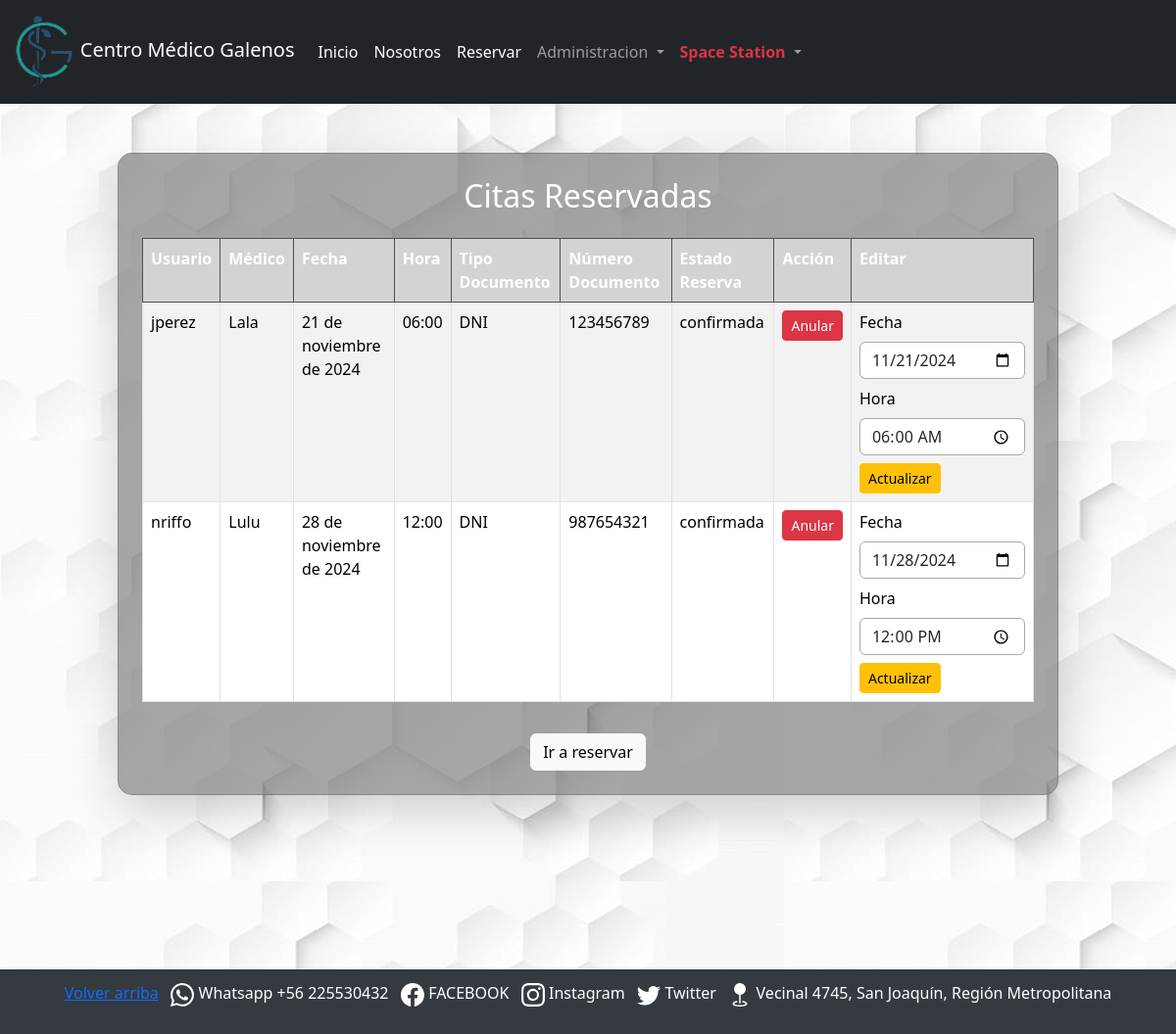
/reservas/ (signed in), run on an earlier commit of the app's database.
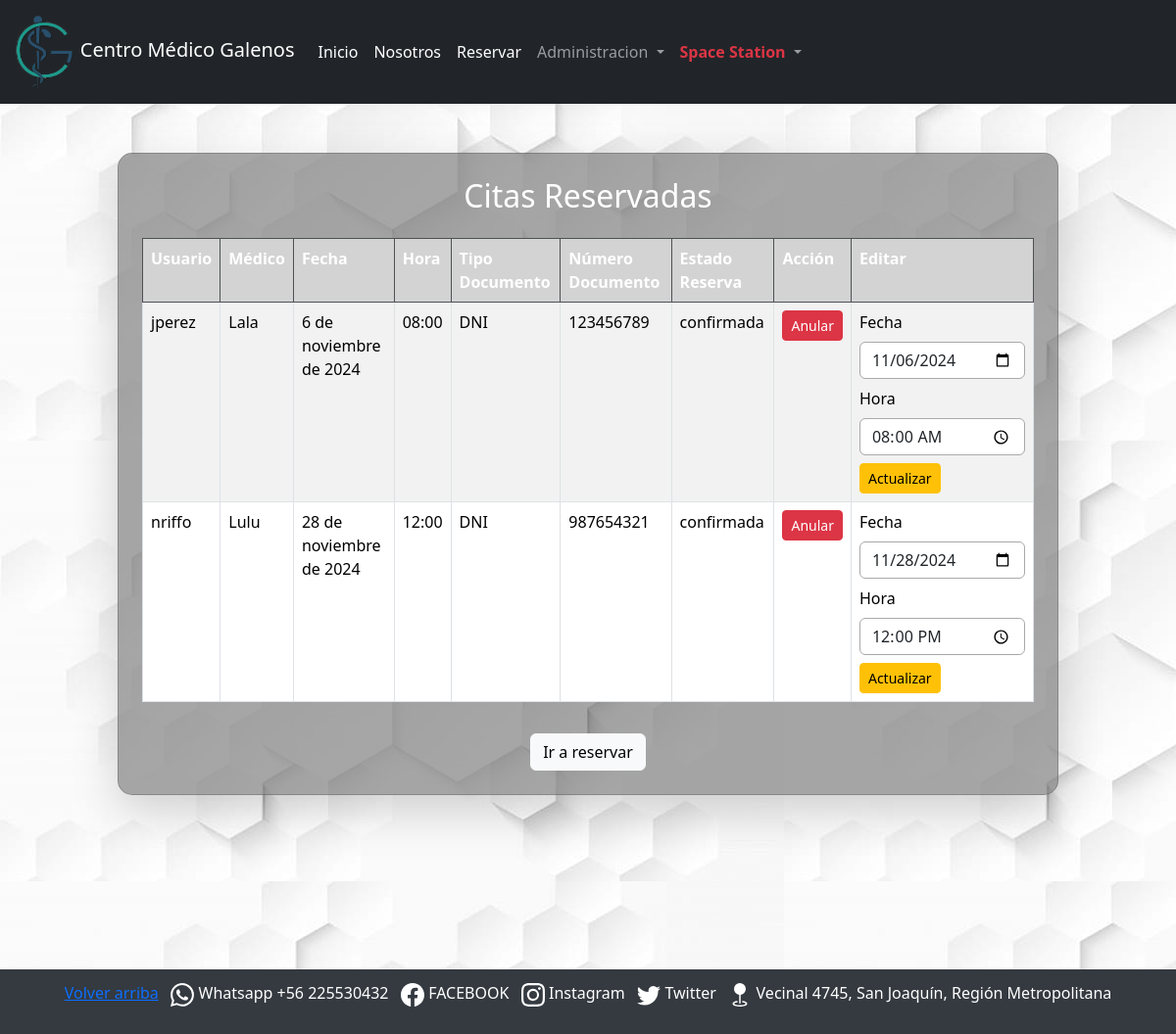
And on a later commit of the database.
### core/models.py (models this page shows, shortened)
class Cita(models.Model):
    TIPO_DOCUMENTO_CHOICES = [
        ('DNI', 'DNI'),
        ('PASAPORTE', 'Pasaporte'),
        ('CEDULA', 'Cédula de Identidad'),
    ]
    usuario = models.ForeignKey(User, on_delete=models.CASCADE)
    medico = models.CharField(max_length=100)
    fecha = models.DateField()
    hora = models.TimeField()
    tipo_documento = models.CharField(
        max_length=20,
        choices=TIPO_DOCUMENTO_CHOICES,
        verbose_name='Tipo de documento de identidad',
        default='DNI',
    )
    numero_documento = models.CharField(
        max_length=20,
        verbose_name='Número de documento',
        default='123456789'  # Valor predeterminado para numero_documento
    )
    estado = models.CharField(
        max_length=20,
        choices=[('pendiente', 'Pendiente'), ('confirmada', 'Confirmada')]
    )

### core/views.py (the view)
# urls.py: path('reservas/', views.ver_reservas, name='reservas'),
@login_required
def ver_reservas(request):
    if request.user.is_superuser or request.user.is_staff:
        citas = Cita.objects.all()  # Mostrar todas las citas si es superusuario o admin
    else:
        citas = Cita.objects.filter(usuario=request.user)
    if request.method == 'POST':
        form = EditarCitaForm(request.POST)
        if form.is_valid():
            cita_id = form.cleaned_data['cita_id']  # Añadimos un campo hidden para el ID de la cita
            cita = get_object_or_404(Cita, id=cita_id)
            cita.fecha = form.cleaned_data['fecha']
            cita.hora = form.cleaned_data['hora']
            cita.save()
            return redirect('ver_reservas')  # Redirige a la misma página después de guardar la cita editada
    else:
        form = EditarCitaForm()
    return render(request, 'core/ver_reservas.html', {'citas': citas, 'form': form})

### core/forms.py
class EditarCitaForm(forms.ModelForm):
    class Meta:
        model = Cita
        fields = ['fecha', 'hora']  # Los campos que quieres que se puedan editar
        widgets = {
            'fecha': forms.DateInput(attrs={'type': 'date', 'class': 'form-control'}),
            'hora': forms.TimeInput(attrs={'type': 'time', 'class': 'form-control'}),
        }

### core/context_processors.py (called while the page is built)
def obtener_datos_usuario(request):
    first_name = ''
    last_name = ''
    if request.user.is_authenticated:
        usuario = User.objects.get(pk=request.user.pk)
        first_name = usuario.first_name
        last_name = usuario.last_name
    return first_name, last_name

def get_and_clean_session_variable(request, name):
    value = ''
    if name in request.session:
        value = request.session.get(name)
        request.session[name] = ''
    return value

def global_render(request):
    first_name, last_name = obtener_datos_usuario(request)
    mensajes, tipo_mensaje = obtener_mensajes(request)
    return {
        'first_name': first_name,
        'last_name': last_name,
        'backend_messages': mensajes,
        'backend_message_type': tipo_mensaje,
    }

### core/templates/core/ver_reservas.html (shortened to what this page needs)
{% extends 'core/base.html' %}
{% load static %}
{% block content %}
<div class="d-flex justify-content-center align-items-start vh-100" style="margin-top: 50px;">
  <div class="card p-4 shadow-lg" style="background-color: rgba(128, 128, 128, 0.7); border-radius: 15px; width: 80%;">
    <h2 class="text-center text-white mb-4">Citas Reservadas</h2>
    <table class="table table-bordered table-striped">
      <thead class="table-dark">
        <tr>
          <th>Usuario</th>
          <th>Médico</th>
          <th>Fecha</th>
          <th>Hora</th>
          <th>Tipo Documento</th>
          <th>Número Documento</th>
          <th>Estado Reserva</th>
          {% if user.is_staff %}
            <th>Acción</th>
            <th>Editar</th>
          {% endif %}
        </tr>
      </thead>
      <tbody>
        {% for cita in citas %}
          <tr>
            <td>{{ cita.usuario }}</td>
            <td>{{ cita.medico }}</td>
            <td>{{ cita.fecha }}</td>
            <td>{{ cita.hora }}</td>
            <td>{{ cita.tipo_documento }}</td>
            <td>{{ cita.numero_documento }}</td>
            <td>{{ cita.estado }}</td>
            {% if user.is_staff %}
              <td>
                <form method="POST" action="{% url 'anular_cita' cita.id %}" style="display:inline;">
                    <button
                        type="submit"
                        class="btn btn-danger btn-sm"
                        onclick="return confirm('¿Estás seguro de que deseas anular esta cita?');">
                        Anular
                    </button>
                </form>
              </td>
              <td>
                <form method="POST" action="{% url 'editar_cita' cita.id %}">
                    <div class="mb-2">
                        <label for="fecha{{ cita.id }}" class="form-label">Fecha</label>
                        <input type="date" name="fecha" id="fecha{{ cita.id }}" class="form-control" value="{{ cita.fecha|date:'Y-m-d' }}" required>
                    </div>
                    <div class="mb-2">
                        <label for="hora{{ cita.id }}" class="form-label">Hora</label>
                        <input type="time" name="hora" id="hora{{ cita.id }}" class="form-control" value="{{ cita.hora|time:'H:i' }}" required>
                    </div>
                    <button type="submit" class="btn btn-warning btn-sm">Actualizar</button>
                </form>
              </td>
            {% endif %}
          </tr>
        {% empty %}
          <tr>
            <td colspan="8" class="text-center">No hay citas reservadas</td>
          </tr>
        {% endfor %}
      </tbody>
    </table>
    <div class="text-center">
      <a href="{% url 'reservar_cita' %}" class="btn btn-light mt-3">Ir a reservar</a>
    </div>
  </div>
</div>
{% endblock %}
{% block script %}
<link rel="stylesheet" href="{% static 'core/css/nosotros.css' %}">
{% endblock script %}

What changed in the data, as far as the page shows it:
changed Cita "Lala": fecha "21 de noviembre de 2024" → "6 de noviembre de 2024"; hora "06:00" → "08:00"; fecha "11/21/2024" → "11/06/2024"
